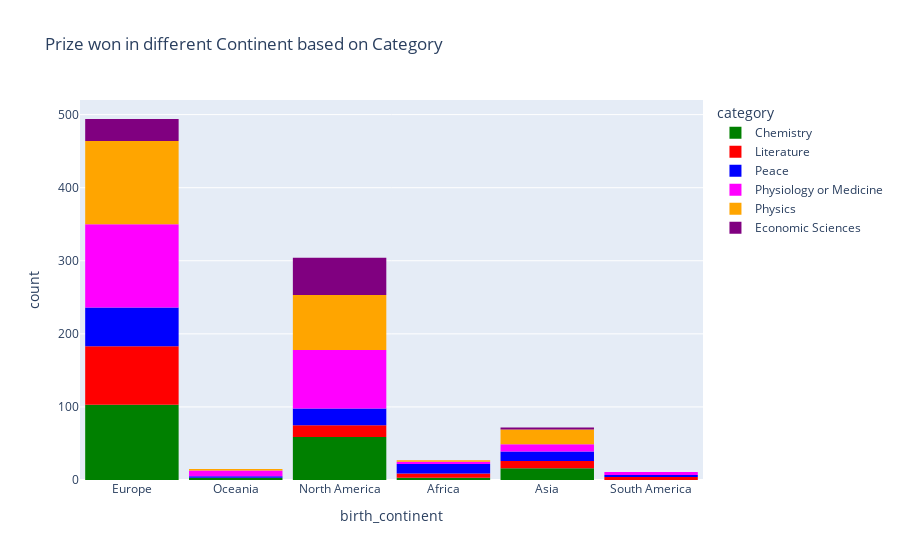

Notebook source saved alongside this figure:
### Code cell
fig = px.histogram(nobel_df, 
                   x='birth_continent', 
                   color='category', 
                   color_discrete_sequence=['green', 'red','blue','magenta','orange','purple'], 
                   title='Prize won in different Continent based on Category')
fig.update_layout(bargap=0.1)
fig.show()

### Figure 1 — Plotly figure (JSON) as saved in the notebook; plotly's stock layout.template omitted (floating-point values rounded to 4 significant figures; data arrays with more than 128 entries replaced by an {"elided": "..."} marker saying what was removed)
{"data": [{"alignmentgroup": "True", "bingroup": "x", "hovertemplate": "category=Chemistry<br>birth_continent=%{x}<br>count=%{y}<extra></extra>", "legendgroup": "Chemistry", "marker": {"color": "green", "pattern": {"shape": ""}}, "name": "Chemistry", "offsetgroup": "Chemistry", "orientation": "v", "showlegend": true, "type": "histogram", "x": {"elided": "184 str values"}, "xaxis": "x", "yaxis": "y"}, {"alignmentgroup": "True", "bingroup": "x", "hovertemplate": "category=Literature<br>birth_continent=%{x}<br>count=%{y}<extra></extra>", "legendgroup": "Literature", "marker": {"color": "red", "pattern": {"shape": ""}}, "name": "Literature", "offsetgroup": "Literature", "orientation": "v", "showlegend": true, "type": "histogram", "x": ["Europe", "Europe", "Europe", "Europe", "Europe", "Europe", "Europe", "Asia", "Europe", "Europe", "Europe", "Europe", "Europe", "Asia", "Europe", "Europe", "Europe", "Europe", "Europe", "Europe", "Europe", "Europe", "Europe", "Europe", "Europe", "Europe", "Europe", "Europe", "Europe", "North America", "Europe", "Europe", "Europe", "Europe", "North America", "Europe", "North America", "Europe", "Europe", "South America", "Europe", "Europe", "North America", "North America", "Europe", "Europe", "Europe", "Europe", "North America", "Europe", "Europe", "Africa", "Europe", "Europe", "North America", "Europe", "North America", "Asia", "Europe", "Europe", "Europe", "Europe", "North America", "Asia", "Europe", "Europe", "South America", "Europe", "Europe", "Europe", "Europe", "Europe", "North America", "Europe", "Europe", "Europe", "Europe", "Europe", "South America", "Europe", "Europe", "Africa", "Africa", "Europe", "Africa", "Europe", "North America", "Africa", "North America", "North America", "Asia", "Europe", "Europe", "Europe", "Europe", "Europe", "Asia", "North America", "Europe", "Africa", "Europe", "Europe", "Asia", "Asia", "Europe", "Europe", "South America", "Europe", "Asia", "North America", "Europe", "Europe", "North America", "Asia", "Europe", "Europe"], "xaxis": "x", "yaxis": "y"}, {"alignmentgroup": "True", "bingroup": "x", "hovertemplate": "category=Peace<br>birth_continent=%{x}<br>count=%{y}<extra></extra>", "legendgroup": "Peace", "marker": {"color": "blue", "pattern": {"shape": ""}}, "name": "Peace", "offsetgroup": "Peace", "orientation": "v", "showlegend": true, "type": "histogram", "x": {"elided": "134 str values"}, "xaxis": "x", "yaxis": "y"}, {"alignmentgroup": "True", "bingroup": "x", "hovertemplate": "category=Physiology or Medicine<br>birth_continent=%{x}<br>count=%{y}<extra></extra>", "legendgroup": "Physiology or Medicine", "marker": {"color": "magenta", "pattern": {"shape": ""}}, "name": "Physiology or Medicine", "offsetgroup": "Physiology or Medicine", "orientation": "v", "showlegend": true, "type": "histogram", "x": {"elided": "219 str values"}, "xaxis": "x", "yaxis": "y"}, {"alignmentgroup": "True", "bingroup": "x", "hovertemplate": "category=Physics<br>birth_continent=%{x}<br>count=%{y}<extra></extra>", "legendgroup": "Physics", "marker": {"color": "orange", "pattern": {"shape": ""}}, "name": "Physics", "offsetgroup": "Physics", "orientation": "v", "showlegend": true, "type": "histogram", "x": {"elided": "213 str values"}, "xaxis": "x", "yaxis": "y"}, {"alignmentgroup": "True", "bingroup": "x", "hovertemplate": "category=Economic Sciences<br>birth_continent=%{x}<br>count=%{y}<extra></extra>", "legendgroup": "Economic Sciences", "marker": {"color": "purple", "pattern": {"shape": ""}}, "name": "Economic Sciences", "offsetgroup": "Economic Sciences", "orientation": "v", "showlegend": true, "type": "histogram", "x": ["Europe", "Europe", "North America", "Europe", "Europe", "North America", "Europe", "Europe", "Europe", "Europe", "Europe", "North America", "Europe", "Europe", "North America", "North America", "North America", "North America", "North America", "North America", "Europe", "Europe", "Europe", "North America", "North America", "Europe", "Europe", "North America", "North America", "North America", "Europe", "North America", "North America", "North America", "Europe", "Europe", "North America", "North America", "Europe", "North America", "North America", "North America", "Asia", "North America", "North America", "North America", "North America", "North America", "North America", "Asia", "North America", "Europe", "North America", "North America", "Europe", "Europe", "North America", "North America", "North America", "North America", "Europe", "North America", "North America", "North America", "North America", "North America", "Europe", "North America", "North America", "North America", "North America", "North America", "North America", "North America", "Europe", "Europe", "Europe", "Europe", "North America", "North America", "North America", "Asia", "Europe", "North America"], "xaxis": "x", "yaxis": "y"}], "layout": {"bargap": 0.1, "barmode": "relative", "legend": {"title": {"text": "category"}, "tracegroupgap": 0}, "title": {"text": "Prize won in different Continent based on Category"}, "xaxis": {"anchor": "y", "domain": [0, 1], "title": {"text": "birth_continent"}}, "yaxis": {"anchor": "x", "domain": [0, 1], "title": {"text": "count"}}}}
